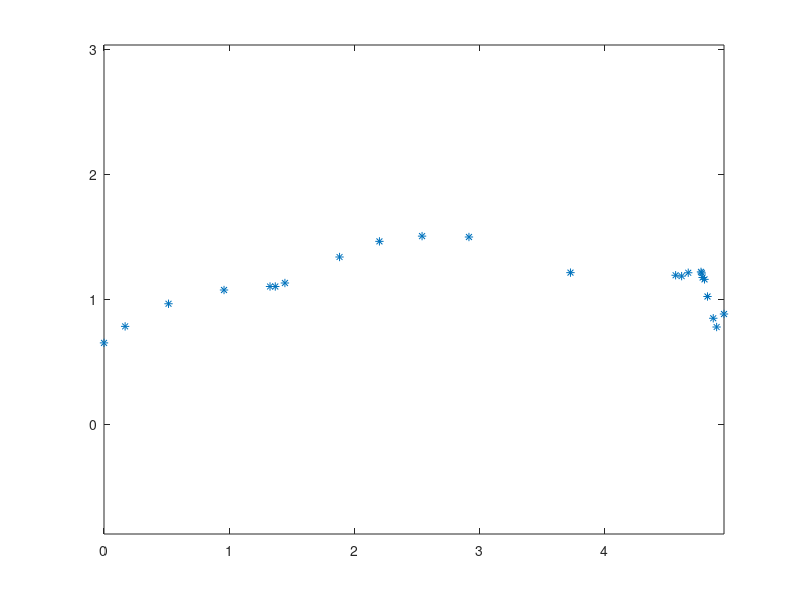

Source code (MATLAB): (Note: this script raises an error after producing the figure.)
% Terzo Esercizio

x =[0, 0.169, 0.516, 0.960, 1.328, 1.370, 1.447, 1.884, 2.203, 2.544, 2.919, 3.731, 4.572, 4.620, 4.673, 4.775, 4.781, 4.788, 4.803, 4.827, 4.959, 4.873, 4.9];
y = [0.652,0.784,0.965,1.075,1.103,1.103,1.131,1.339,1.464,1.506,1.499,1.214 ,1.193 ,1.186, 1.213, 1.220, 1.211, 1.175,1.160,1.023,0.883,0.849,0.779];
plot(x,y,'*')
axis equal
z = linspace(x(1),x(end),400);
spval = mySpline(x,y,z);
%f = myLagrage(x,y,z);
hold
plot(z,spval)
%plot(z,f)
hold off